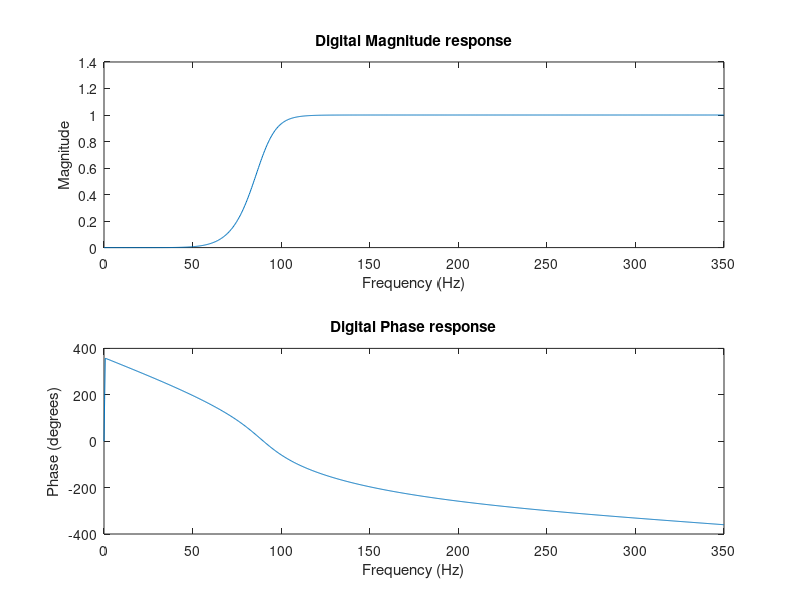

MATLAB code for this plot:
clc; clear all; close all;

fs = 700;        

[b,a] = butter(8, 90/(fs/2), 'high');  

f = linspace(0, fs/2, 1000).';    % frequency axis in Hz
[h,wout] = freqz(b,a,f,fs);    

figure;
subplot(2,1,1);
plot(wout, abs(h));
xlabel('Frequency (Hz)');
ylabel('Magnitude');
title('Digital Magnitude response');

subplot(2,1,2);
plot(wout, unwrap(angle(h))*180/pi);
xlabel('Frequency (Hz)');
ylabel('Phase (degrees)');
title('Digital Phase response');
